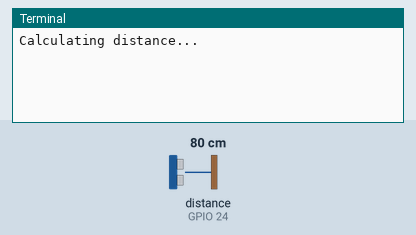
Recording of a program running on a simulated Raspberry Pi (BCM pin numbers). Parts: the last lines printed to the terminal. The test bench sets the inputs (shaded band); at power-on: distance to the obstacle (sensor on GPIO 24) 80 cm. The echo pulse lasts 58.3 µs per cm; the clock reads 2024-03-15 10:24:30 at power-on unless the program sets it; no MQTT or app messages arrive unless stated; web requests get an empty 200 reply after 0.4 s.

Above: at 1.2 s.
1.3 s: distance to the obstacle (sensor on GPIO 24) set to 2 cm
At 2.41 s:
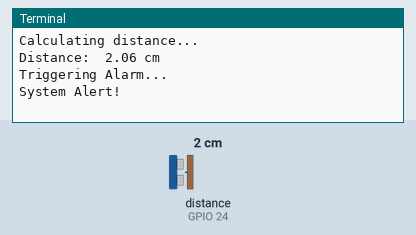
4.3 s: distance to the obstacle (sensor on GPIO 24) set to 4 cm
At 4.68 s:
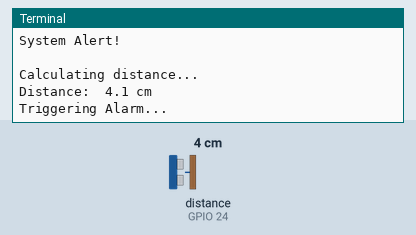

Measured:
- after the input at 1.3 s, the terminal: prints a new line after 0.70 s (image 1)
- after the input at 4.3 s, the terminal: prints a new line after 0.25 s (image 2)

The program:

distanceSensor.py
```python
import paho.mqtt.client as mqtt
import RPi.GPIO as GPIO
from datetime import datetime
import time
import ssl
import json
from urllib import request, parse


brokerAddress="3.83.104.216" #Mqtt-Server IP address
port =8883

def insertData():
        #Get current time of device
        now = datetime.now()
        date = now.date().strftime("%Y-%m-%d")
        time = now.time().strftime("%H:%M:%S")
        #convert to Json format
        datalog={}
        datalog["date"]=date
        datalog["time"]=time
        datalog=json.dumps(datalog)
        myData=[('Data',datalog)]
        #POST to insert php file
        data = parse.urlencode(myData).encode()
        req =  request.Request("http://ec2-174-129-82-6.compute-1.amazonaws.com/insertJson.php", data=data) # this will make the method "POST"
        with request.urlopen(req) as response:
                page = response.read().decode()
        print(page)

while True:
	try:
		GPIO.setmode(GPIO.BCM)

		echoPin=24
		triggerPin=23

		GPIO.setup(echoPin, GPIO.IN)
		GPIO.setup(triggerPin, GPIO.OUT)

		GPIO.output(triggerPin, GPIO.LOW)
		print("Calculating distance...")
		time.sleep(2)
		GPIO.output(triggerPin, GPIO.HIGH)

		time.sleep(0.00001)
		GPIO.output(triggerPin, GPIO.LOW)

		while GPIO.input(echoPin)==0:
			pulseStart = time.time()
		while GPIO.input(echoPin)==1:
			pulseFinish = time.time()

		pulseDuration = pulseFinish - pulseStart
		distance = round(pulseDuration * 17150, 2)
		print("Distance: ",distance,"cm")

		if distance < 5:
                        print("Triggering Alarm...")
                        client = mqtt.Client()
                        client.tls_set('ca.crt',cert_reqs=ssl.CERT_NONE)
                        client.username_pw_set("conor","conor")
                        client.connect(brokerAddress,port)
                        client.publish("test", "Alert")
                        print("System Alert!")
                        client.disconnect();
                        insertData()
	finally:
		GPIO.cleanup()
```
